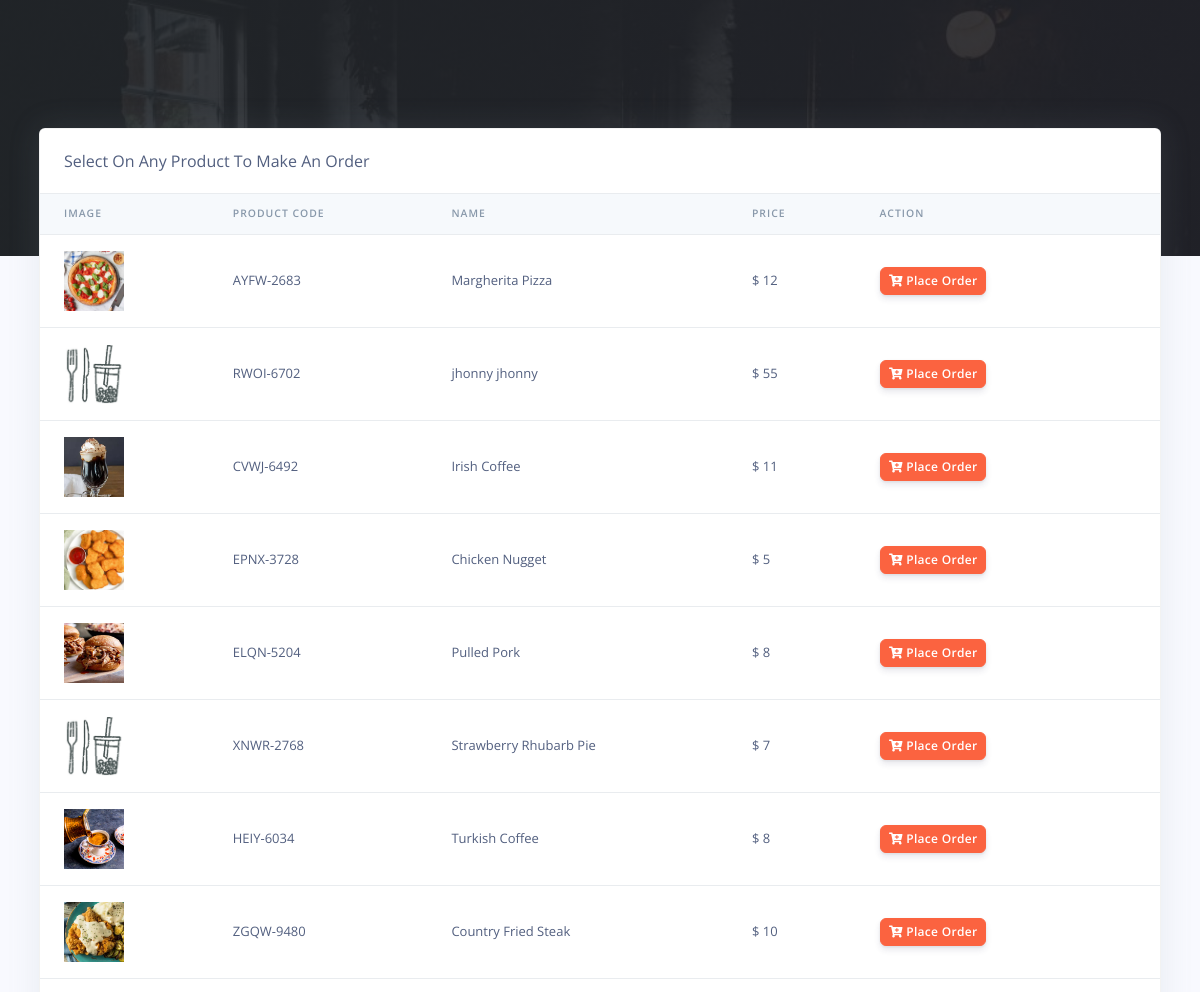
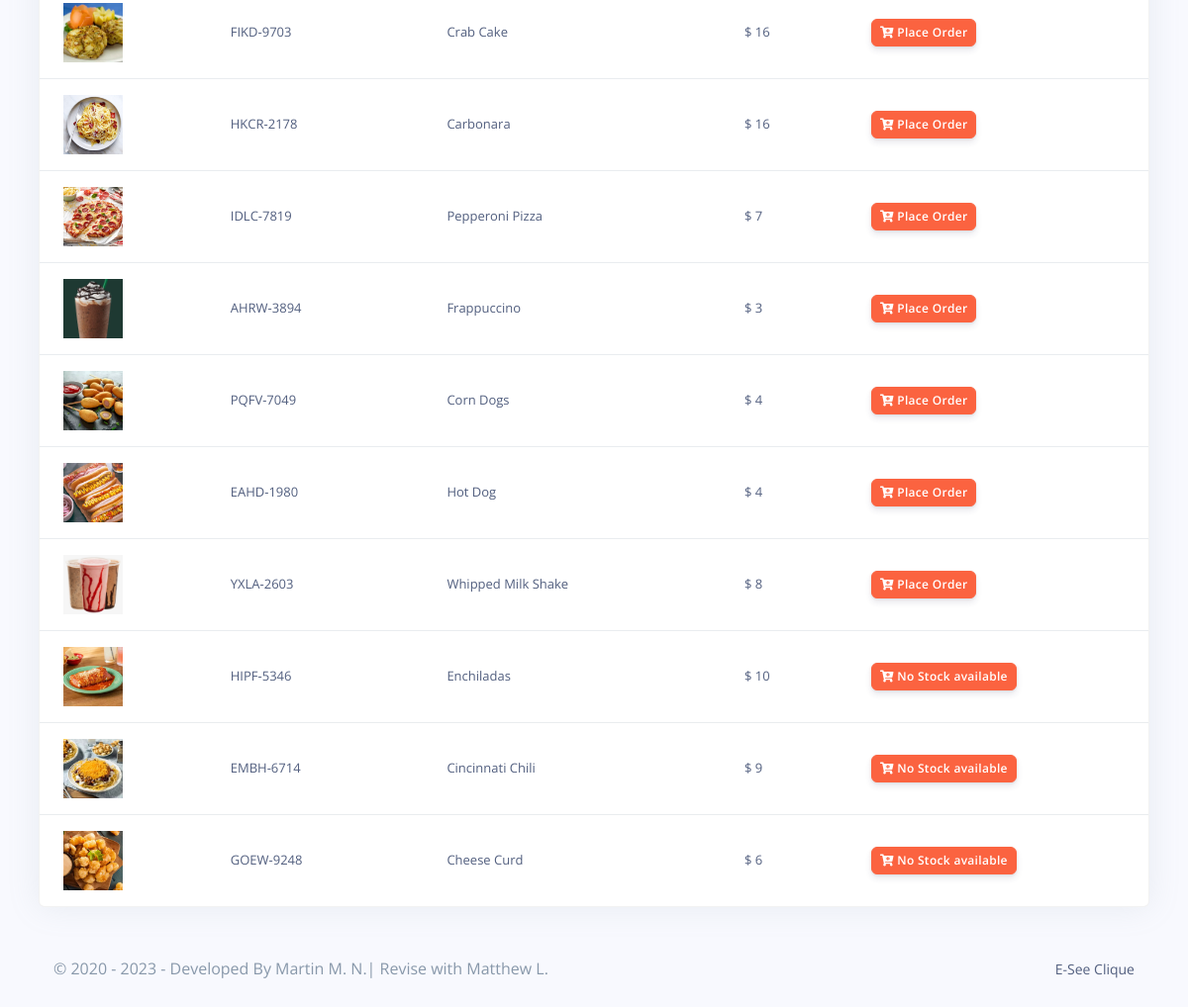
The page /Restro/customer/orders.php (signed in) on the database as committed earlier (2 pictures, top to bottom).
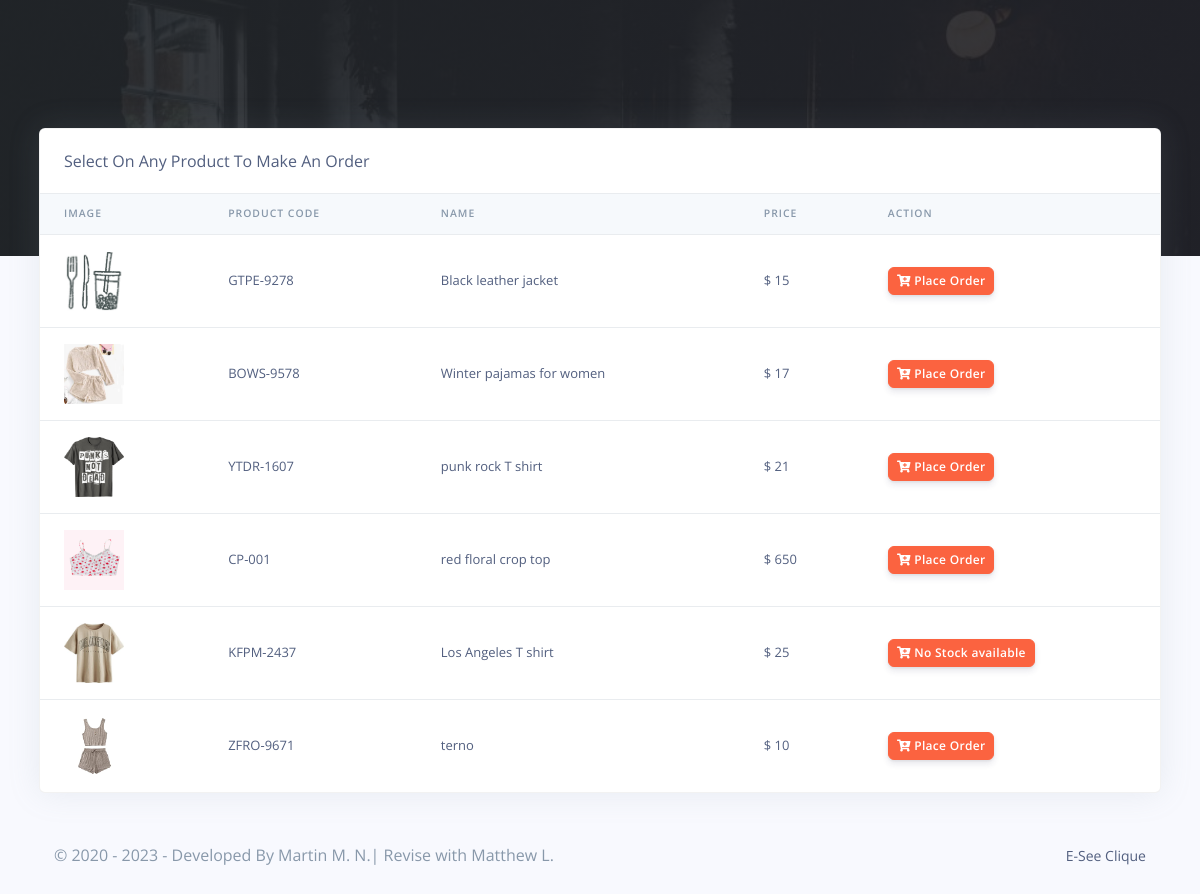
The same page on the database as committed later.
### tables this page shows
CREATE TABLE `rpos_products` (
  `prod_id` varchar(200) NOT NULL,
  `prod_code` varchar(200) NOT NULL,
  `prod_name` varchar(200) NOT NULL,
  `prod_img` varchar(200) NOT NULL,
  `prod_desc` longtext NOT NULL,
  `prod_price` varchar(200) NOT NULL,
  `quantity` int(50) NOT NULL,
  `created_at` timestamp(6) NOT NULL DEFAULT current_timestamp(6) ON UPDATE current_timestamp(6)
);

### Restro/customer/orders.php (the view, shortened to what this page needs)
<?php
include('config/config.php');
require_once('partials/_head.php');
?>
<body>
  <div class="main-content">
    <div class="container-fluid mt--8">
      <div class="row">
        <div class="col">
          <div class="card shadow">
            <div class="card-header border-0">
              Select On Any Product To Make An Order
            </div>
            <div class="table-responsive">
              <table class="table align-items-center table-flush">
                <thead class="thead-light">
                  <tr>
                    <th scope="col">Image</th>
                    <th scope="col">Product Code</th>
                    <th scope="col">Name</th>
                    <th scope="col">Price</th>
                    <th scope="col">Action</th>
                  </tr>
                </thead>
                <tbody>
                  <?php
                  $ret = "SELECT * FROM  rpos_products  ORDER BY `rpos_products`.`created_at` ASC ";
                  $stmt = $mysqli->prepare($ret);
                  $stmt->execute();
                  $res = $stmt->get_result();
                  while ($prod = $res->fetch_object()) {
                  ?>
                    <tr>
                      <td>
                        <?php
                        if ($prod->prod_img) {
                          echo "<img src='../admin/assets/img/products/$prod->prod_img' height='60' width='60 class='img-thumbnail'>";
                        } else {
                          echo "<img src='../admin/assets/img/products/default.jpg' height='60' width='60 class='img-thumbnail'>";
                        }
                        ?>
                      </td>
                      <td><?php echo $prod->prod_code; ?></td>
                      <td><?php echo $prod->prod_name; ?></td>
                      <td>$ <?php echo $prod->prod_price; ?></td>
                      <td>
                      <?php if($prod->quantity == 0){?>
                          <button class="btn btn-sm btn-warning">
                            <i class="fas fa-cart-plus"></i>
                            No Stock available
                          </button>
                        <?php }else{?>
                          <a href="make_oder?prod_id=<?php echo $prod->prod_id; ?>&prod_name=<?php echo $prod->prod_name; ?>&prod_price=<?php echo $prod->prod_price; ?>">
                          <button class="btn btn-sm btn-warning">
                            <i class="fas fa-cart-plus"></i>
                            Place Order
                          </button>
                        </a>
                         <?php }?>
                      </td>
                    </tr>
                  <?php } ?>
                </tbody>
              </table>
            </div>
          </div>
        </div>
      </div>
      <?php
      require_once('partials/_footer.php');
      ?>
    </div>
  </div>
</body>
</html>

Rows that differ between the two databases and show on the page:
removed rpos_products: prod_img (picture), prod_code "AYFW-2683", prod_name "Margherita Pizza", prod_price "12"
removed rpos_products: prod_code "RWOI-6702", prod_name "jhonny jhonny", prod_price "55"
removed rpos_products: prod_img (picture), prod_code "CVWJ-6492", prod_name "Irish Coffee", prod_price "11"
removed rpos_products: prod_img (picture), prod_code "EPNX-3728", prod_name "Chicken Nugget", prod_price "5"
removed rpos_products: prod_img (picture), prod_code "ELQN-5204", prod_name "Pulled Pork", prod_price "8"
removed rpos_products: prod_code "XNWR-2768", prod_name "Strawberry Rhubarb Pie", prod_price "7"
removed rpos_products: prod_img (picture), prod_code "HEIY-6034", prod_name "Turkish Coffee", prod_price "8"
removed rpos_products: prod_img (picture), prod_code "ZGQW-9480", prod_name "Country Fried Steak", prod_price "10"
removed rpos_products: prod_img (picture), prod_code "FIKD-9703", prod_name "Crab Cake", prod_price "16"
removed rpos_products: prod_img (picture), prod_code "HKCR-2178", prod_name "Carbonara", prod_price "16"
removed rpos_products: prod_img (picture), prod_code "IDLC-7819", prod_name "Pepperoni Pizza", prod_price "7"
removed rpos_products: prod_img (picture), prod_code "AHRW-3894", prod_name "Frappuccino", prod_price "3"
removed rpos_products: prod_img (picture), prod_code "PQFV-7049", prod_name "Corn Dogs", prod_price "4"
removed rpos_products: prod_img (picture), prod_code "EAHD-1980", prod_name "Hot Dog", prod_price "4"
removed rpos_products: prod_img (picture), prod_code "YXLA-2603", prod_name "Whipped Milk Shake", prod_price "8"
removed rpos_products: prod_img (picture), prod_code "HIPF-5346", prod_name "Enchiladas", prod_price "10", quantity 0 (drawn)
removed rpos_products: prod_img (picture), prod_code "EMBH-6714", prod_name "Cincinnati Chili", prod_price "9", quantity 0 (drawn)
removed rpos_products: prod_img (picture), prod_code "GOEW-9248", prod_name "Cheese Curd", prod_price "6", quantity 0 (drawn)
added rpos_products: prod_code "GTPE-9278", prod_name "Black leather jacket", prod_price "15"
added rpos_products: prod_img (picture), prod_code "BOWS-9578", prod_name "Winter pajamas for women", prod_price "17"
added rpos_products: prod_img (picture), prod_code "YTDR-1607", prod_name "punk rock T shirt", prod_price "21"
added rpos_products: prod_img (picture), prod_code "CP-001", prod_name "red floral crop top", prod_price "650"
added rpos_products: prod_img (picture), prod_code "KFPM-2437", prod_name "Los Angeles T shirt", prod_price "25", quantity 0 (drawn)
added rpos_products: prod_img (picture), prod_code "ZFRO-9671", prod_name "terno", prod_price "10"
